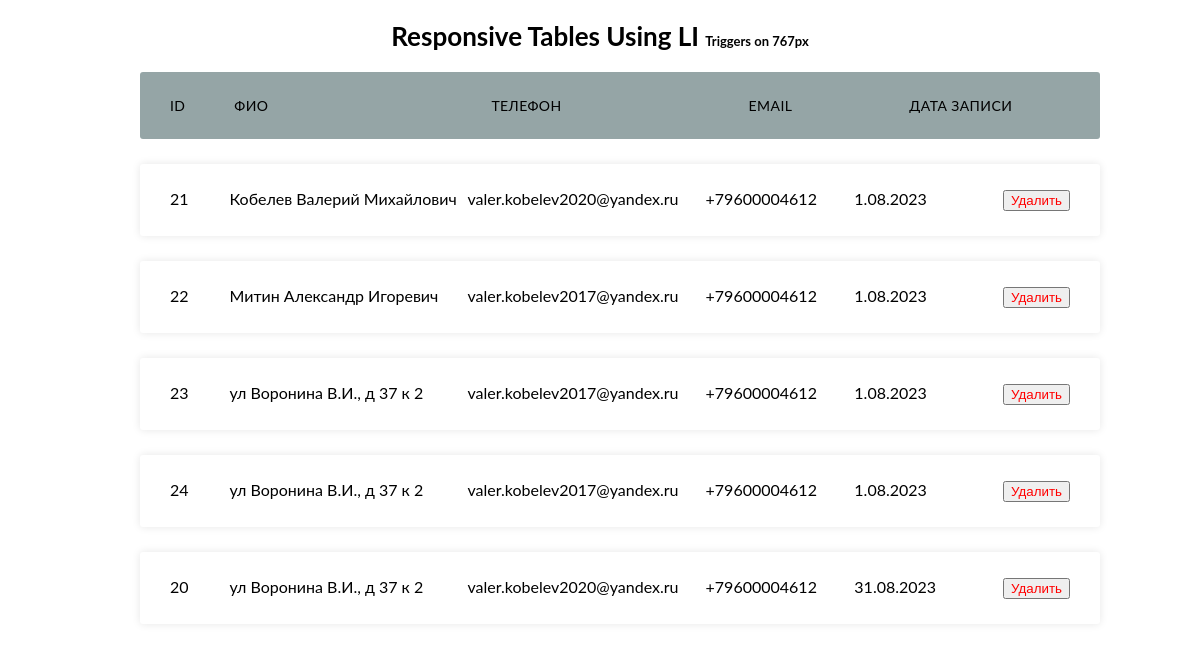
/Ad134Qfg5d.php, run on the app's committed database.
### tables this page shows
CREATE TABLE `applications` (
  `id` int(11) NOT NULL,
  `fio` varchar(256) NOT NULL,
  `email` varchar(256) NOT NULL,
  `tel` varchar(256) NOT NULL,
  `dataZa` int(11) NOT NULL
);

### Ad134Qfg5d.php (the view, shortened to what this page needs)
<?php
$connect = mysqli_connect('localhost', 'root', '', 'calendarSchool');
$post = mysqli_query($connect, "SELECT * FROM `applications` ORDER BY `applications`.`dataZa` ASC");
while ($data = mysqli_fetch_assoc($post)) {
    $array_Post[] = $data;
}
?>
<!DOCTYPE html>
<html lang="en">
<head>
    <link rel="stylesheet" href="./assets/css/admin.css">
</head>
<body>
    <div class="container">
        <h2>Responsive Tables Using LI <small>Triggers on 767px</small></h2>
        <ul class="responsive-table">
            <li class="table-header">
                <div class="col col-1">ID</div>
                <div class="col col-2">ФИО</div>
                <div class="col col-2">Телефон</div>
                <div class="col col-3">Email</div>
                <div class="col col-4">Дата записи</div>
            </li>
            <?php
            foreach ($array_Post as $db) {
                echo '
                    <li class="table-row">
                <div class="col col-1" data-label="ID">' . $db['id'] . '</div>
                <div class="col col-2" data-label="ФИО">' . $db['fio'] . '</div>
                <div class="col col-2" data-label="Телефон">' . $db['email'] . '</div>
                <div class="col col-3" data-label="Email">' . $db['tel'] . '</div>
                <div class="col col-4" data-label="Дата записи">' . $db['dataZa'] . '.08.2023</div>
                <form action="deleteUser.php" method="POST">
                    <input type="number" name="deleteUser" value="' . $db['id'] . '" style="display: none;" />
                    <button type="submit" style="color: red;">Удалить</button>
                </form>
            </li>';
            }
            ?>
        </ul>
    </div>
</body>
</html>

### assets/css/admin.css (style rules this page uses)
body { font-family: 'lato', sans-serif; }
.container { max-width: 1000px; margin-left: auto; margin-right: auto; padding-left: 10px; padding-right: 10px; }
h2 { font-size: 26px; margin: 20px 0; text-align: center; }
h2 small { font-size: 0.5em; }
.responsive-table li { border-radius: 3px; padding: 25px 30px; display: flex; justify-content: space-between; margin-bottom: 25px; }
.responsive-table .table-header { background-color: #95A5A6; font-size: 14px; text-transform: uppercase; letter-spacing: 0.03em; }
.responsive-table .table-row { background-color: #ffffff; box-shadow: 0px 0px 9px 0px rgba(0, 0, 0, 0.1); }
.responsive-table .col-1 { flex-basis: 10%; }
.responsive-table .col-2 { flex-basis: 40%; }
.responsive-table .col-3 { flex-basis: 25%; }
.responsive-table .col-4 { flex-basis: 25%; }

### data on the page
applications: id "21", fio "Кобелев Валерий Михайлович", email "valer.kobelev2020@yandex.ru", tel "+79600004612", dataZa "1"
applications: id "22", fio "Митин Александр Игоревич", email "valer.kobelev2017@yandex.ru", tel "+79600004612", dataZa "1"
applications: id "23", fio "ул Воронина В.И., д 37 к 2", email "valer.kobelev2017@yandex.ru", tel "+79600004612", dataZa "1"
applications: id "24", fio "ул Воронина В.И., д 37 к 2", email "valer.kobelev2017@yandex.ru", tel "+79600004612", dataZa "1"
applications: id "20", fio "ул Воронина В.И., д 37 к 2", email "valer.kobelev2020@yandex.ru", tel "+79600004612", dataZa "31"
